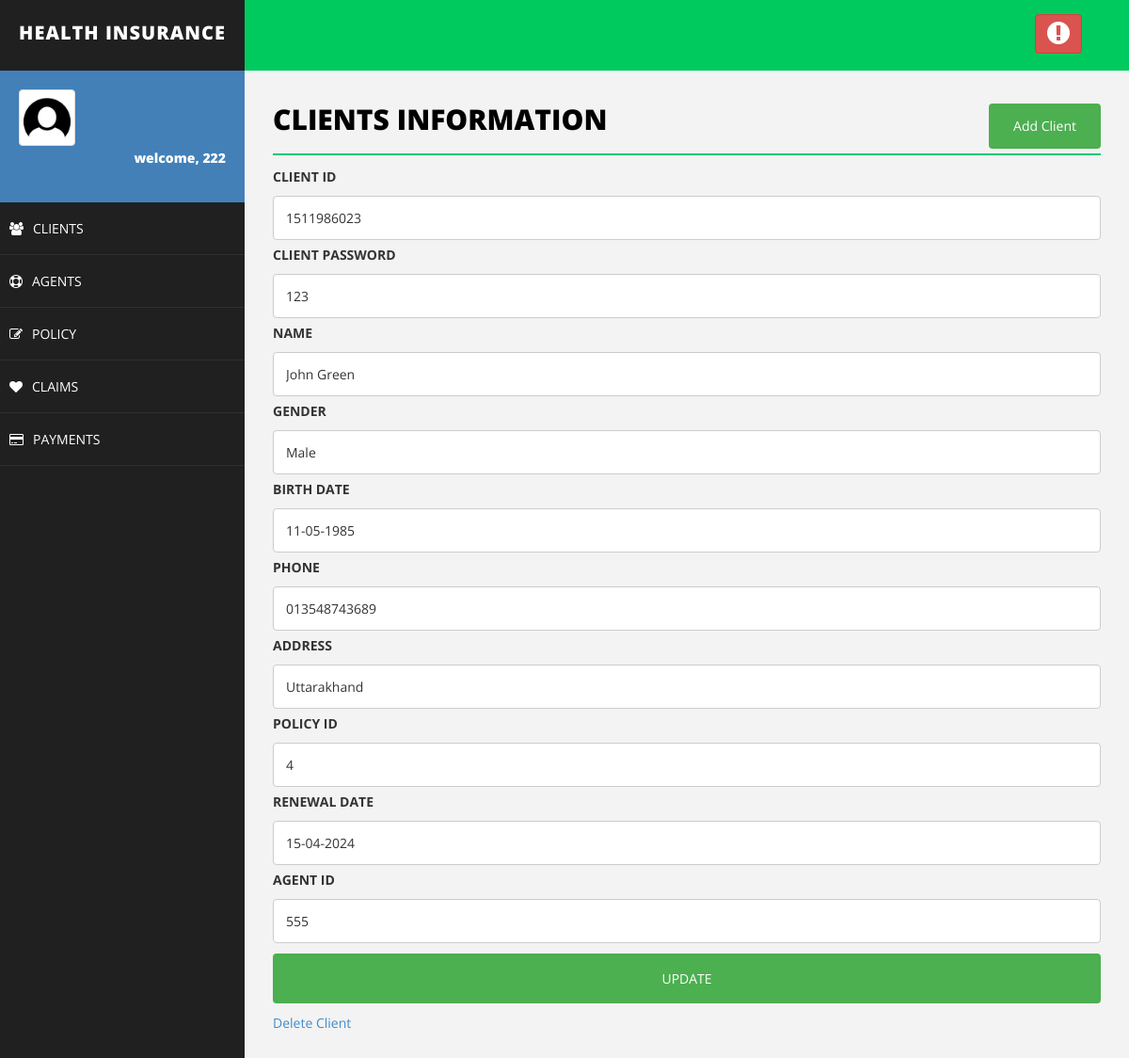
/lims/editClient.php?client_id=1511986023 (signed in), run on the app's committed database.
### tables this page shows
CREATE TABLE `client` (
  `client_id` varchar(200) NOT NULL,
  `client_password` varchar(30) NOT NULL,
  `name` varchar(50) NOT NULL,
  `sex` varchar(20) NOT NULL,
  `birth_date` varchar(20) NOT NULL,
  `phone` varchar(20) NOT NULL,
  `address` varchar(50) NOT NULL,
  `policy_id` varchar(50) NOT NULL,
  `renewal_date` varchar(20) NOT NULL,
  `agent_id` varchar(20) NOT NULL
);

### lims/editClient.php (the view, shortened to what this page needs)
<!DOCTYPE html>
<html>
<head>
    <link href="assets/css/bootstrap.css" rel="stylesheet" />
    <link href="assets/css/font-awesome.css" rel="stylesheet" />
    <link href="assets/css/basic.css" rel="stylesheet" />
    <link href="assets/css/custom.css" rel="stylesheet" />
</head>
<body>
<?php include 'header.php';
?>
        <div id="page-wrapper">
                <div class="row">
                    <div class="col-md-12">
                        <h1 class="page-head-line">Clients Information
						<button class="btn" align="center">
						<a href="addclient.php" class="btn">Add Client</a>
						</button>
						</h1>
                    </div>
                </div>
<?php
	if($_SERVER["REQUEST_METHOD"] == "GET"){
		$client_id = $_GET["client_id"];
	}
	$temp_id="";
	$master_id="Admin";
	$sql = "SELECT agent_id from client where client_id='$client_id'";
	$result = $conn->query($sql);
	while($row = $result->fetch_assoc()) {
		$temp_id= $row['agent_id'];
	}
	if($_SESSION["username"]==($temp_id || $master_id)){
	$sql = "SELECT * from client where client_id='$client_id'";
	$result = $conn->query($sql);
	  echo "<div>\n";
	while($row = $result->fetch_assoc()) {
?>
<form action="updateClient.php" method="post" enctype="multipart/form-data">
<?php
		echo "<label for=\"fname\">CLIENT ID</label>";
	    echo "<input type=\"text\" client_id=\"fname\" name=\"client_id\" placeholder=\"clients id..\" value=\"$row[client_id]\">";
		echo "<label for=\"fname\">CLIENT PASSWORD</label>";
	    echo "<input type=\"text\" client_id=\"fname\" name=\"client_password\" placeholder=\"clients password..\" value=\"$row[client_password]\">";
		echo "<label for=\"fname\">NAME</label>";
	    echo "<input type=\"text\" client_id=\"fname\" name=\"name\" placeholder=\"clients name..\" value=\"$row[name]\">";
		echo "<label for=\"fname\">GENDER</label>";
		echo "<input type=\"text\" client_id=\"fname\" name=\"sex\" placeholder=\"clients gender..\" value=\"$row[sex]\">";
		echo "<label for=\"fname\">BIRTH DATE</label>";
		echo "<input type=\"text\" client_id=\"fname\" name=\"birth_date\" placeholder=\"clients Birth Date..\" value=\"$row[birth_date]\">";
		echo "<label for=\"fname\">PHONE</label>";
		echo "<input type=\"text\" client_id=\"fname\" name=\"phone\" placeholder=\"clients Phone..\" value=\"$row[phone]\">";
		echo "<label for=\"fname\">ADDRESS</label>";
		echo "<input type=\"text\" client_id=\"fname\" name=\"address\" placeholder=\"clients Address..\" value=\"$row[address]\">";
		echo "<label for=\"fname\">POLICY ID</label>";
		echo "<input type=\"text\" client_id=\"fname\" name=\"policy_id\" placeholder=\"policy id..\" value=\"$row[policy_id]\">";
		echo "<label for=\"fname\">RENEWAL DATE</label>";
		echo "<input type=\"text\" client_id=\"fname\" name=\"renewal_date\" placeholder=\"polic renewal date..\" value=\"$row[renewal_date]\">";
		echo "<label for=\"fname\">AGENT ID</label>";
		echo "<input type=\"text\" client_id=\"fname\" name=\"agent_id\" placeholder=\"agent id..\" value=\"$row[agent_id]\">";
		?>
			<input type="submit" value="UPDATE" name="submit">
			</form>
		<?php
	echo "<a href='deleteClient.php?client_id=".$client_id."'>Delete Client</a>";
echo "</div>\n";
    }
	}else{ echo "you are not authorized to edit this client";
	}
?>
        </div>
    </div>
</body>
</html>

### lims/assets/css/basic.css (style rules this page uses)
body { font-family: 'Open Sans', sans-serif; line-height:25px; }
#page-wrapper { padding: 15px 15px; min-height: 600px; background: #F3F3F3; }
.page-head-line { font-size: 30px; text-transform: uppercase; color: #000; font-weight: 800; padding-bottom: 20px; border-bottom: 2px solid #00CA79; margin-bottom: 10px; }
@media (min-width:768px) { #page-wrapper { margin: 0 0 0 260px; padding: 15px 30px; min-height: 1200px; } }

### lims/editClient.php (style rules this page uses)
input[type=text], select { width: 100%; padding: 10px 13px; margin: 3px 0; display: inline-block; border: 1px solid #ccc; border-radius: 4px; box-sizing: border-box; }
input[type=submit] { width: 100%; background-color: #4CAF50; color: white; padding: 14px 20px; margin: 8px 0; border: none; border-radius: 4px; cursor: pointer; }
.btn { background-color: #4CAF50; float: right; color:white; text-decoration:none; }

### data on the page
client: client_id "1511986023", client_password "123", name "John Green", sex "Male", birth_date "11-05-1985", phone "013548743689", address "Uttarakhand", policy_id "4", renewal_date "15-04-2024", agent_id "555"

### other printed values
$_SESSION["username"] "222"
